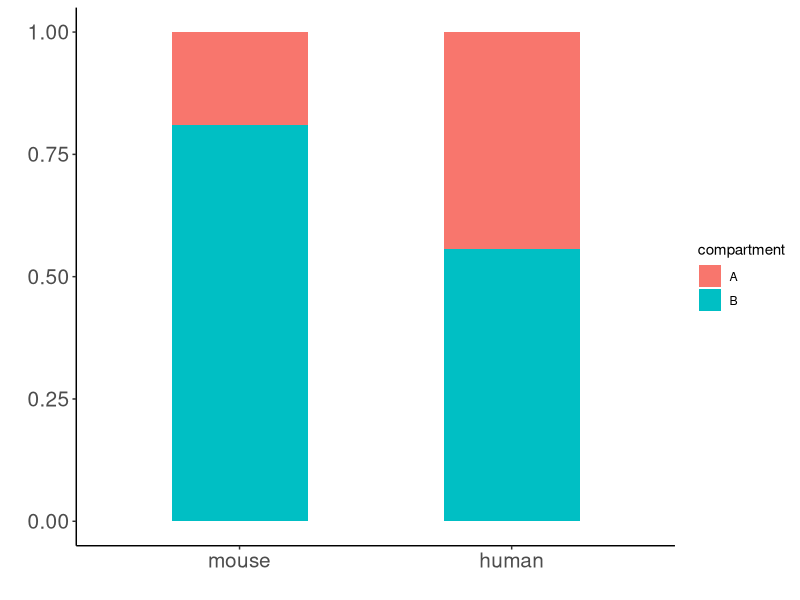

This chart was generated by the following R code:
library(ggplot2)
library(reshape2)
library(tidyr)
##### ----L1 DNA in human an mouse ----

Length_CN <- data.frame(group = c("mouse","mouse","human","human"),
                        compartment = c("A","B","A","B"),
                        copy_number = c(155523,379372,380585,383847),
                        length = c (66638049,283952768,183459741,230597586))

Length_CN_m <- melt(data = Length_CN, id.vars = c("group","compartment"))
Length_CN_mu <-unite(data = Length_CN_m, "group", group,variable, sep = "_")

Length_CN_mu$group <- factor(Length_CN_mu$group,
                             levels = c("mouse_length","human_length","mouse_copy_number","human_copy_number"),
                             labels = c("mouse","human","mouse","human"),
                             ordered = TRUE)

pdf("../../length_cn_L1.pdf")
ggplot(data = Length_CN_mu, aes(x = group, y = value, fill = compartment,)) + 
  geom_col(position = "fill", width = 0.5) + 
  theme_classic() + 
  labs(x = "", y = "") + 
  theme(axis.text = element_text(size = 15))
dev.off()
